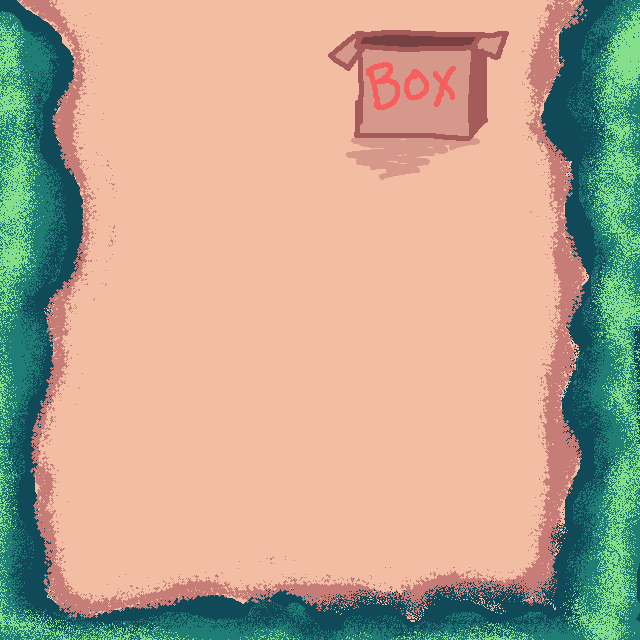

A level layout from a 2D game, rendered from its tile map. Below: a short description, then the map file with tile-grid data replaced by summaries:
An orthogonal 10x10 tile map with 64x64 px tiles, 1 tile layer (Tile Layer 1).

<map version="1.9" tiledversion="1.9.0" orientation="orthogonal" renderorder="right-down" width="10" height="10" tilewidth="64" tileheight="64" infinite="0" nextlayerid="2" nextobjectid="1">
 <tileset firstgid="1" name="Box" tilewidth="64" tileheight="64" tilecount="100" columns="10">
  <image source="test map.png" width="640" height="640" />
 </tileset>
 <layer id="1" name="Tile Layer 1" width="10" height="10">
  <data>[100 cells, 100 non-empty, 100 distinct tile ids]</data>
 </layer>
</map>